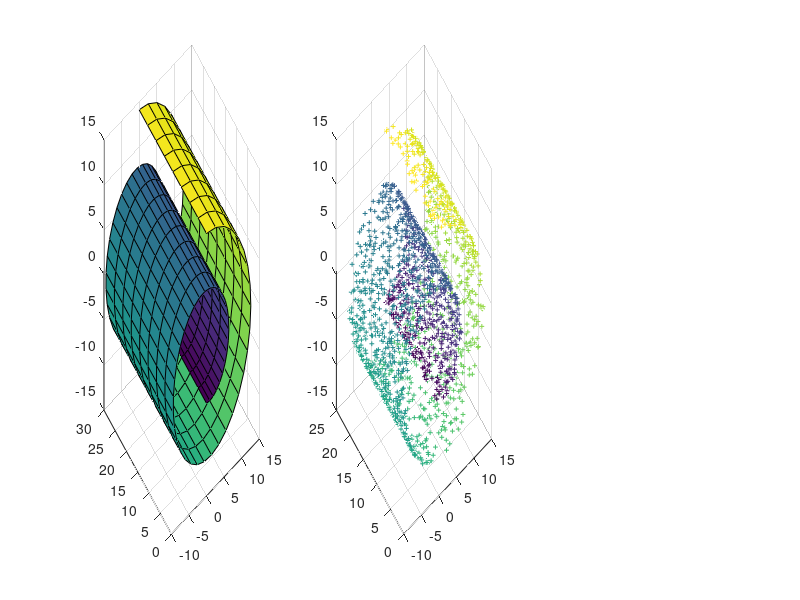

This figure's MATLAB source: (Note: this script raises an error after producing the figure.)
% SWISS ROLL DATASET

  N=2000;
  K=12;
  d=2; 


% PLOT TRUE MANIFOLD
  tt0 = (3*pi/2)*(1+2*[0:0.02:1]); 
  hh = [0:0.125:1]*30;
  xx = (tt0.*cos(tt0))'*ones(size(hh));
  yy = ones(size(tt0))'*hh;
  zz = (tt0.*sin(tt0))'*ones(size(hh));
  cc = tt0'*ones(size(hh));

  subplot(1,3,1); 
  surf(xx,yy,zz,cc);

% GENERATE SAMPLED DATA
  tt = (3*pi/2)*(1+2*rand(1,N));  
  height = 21*rand(1,N);
  X = [tt.*cos(tt); height; tt.*sin(tt)];

% SCATTERPLOT OF SAMPLED DATA
  subplot(1,3,2); 
  scatter3(X(1,:),X(2,:),X(3,:),12,tt,'+');

% RUN LLE ALGORITHM
Y=lqd_lle(X,K,d);

% SCATTERPLOT OF EMBEDDING
  subplot(1,3,3); 
  scatter(Y(2,:),Y(1,:),12,tt,'+');
  


